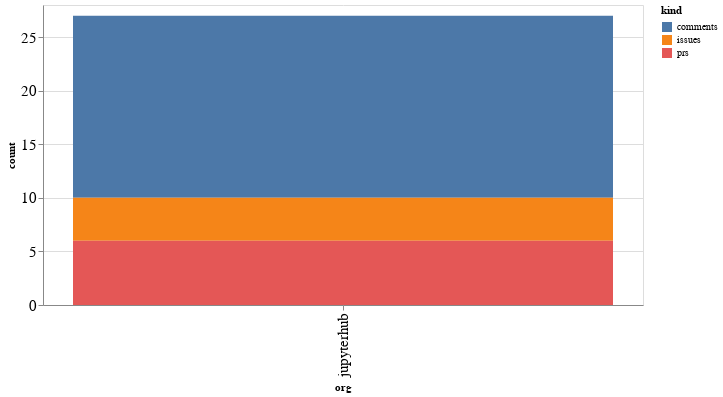

Here is the notebook cell this chart was saved with:
### Code cell
alt.Chart(org_summaries, width=600).mark_bar().encode(
    x='org',
    y='count',
    color='kind',
    tooltip="org"
)

### Figure 1 — Vega-Lite specification as saved in the notebook (floating-point values rounded to 4 significant figures)
{"config": {"axisLeft": {"labelFontSize": 15}, "axisBottom": {"labelFontSize": 15}}, "data": {"name": "data-be4789e16919f238d196eeb87df7264e"}, "mark": "bar", "encoding": {"color": {"type": "nominal", "field": "kind"}, "tooltip": {"type": "nominal", "field": "org"}, "x": {"type": "nominal", "field": "org"}, "y": {"type": "quantitative", "field": "count"}}, "width": 600, "$schema": "https://vega.github.io/schema/vega-lite/v4.8.1.json", "datasets": {"data-be4789e16919f238d196eeb87df7264e": [{"org": "jupyterhub", "kind": "comments", "count": 17}, {"org": "jupyterhub", "kind": "issues", "count": 4}, {"org": "jupyterhub", "kind": "prs", "count": 6}]}}
